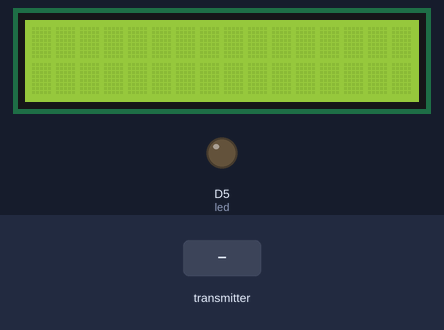
A sketch run on a simulated ESP8266 (NodeMCU). Shown: 16×2 character LCD, output pins drawn as LEDs (lit = HIGH). The test bench sets the inputs (shaded band). What the sketch prints to the serial monitor is not drawn.

Above: at 1.2 s.
1.3 s: the transmitter starts sending potvalue = 0
At 2.3 s:
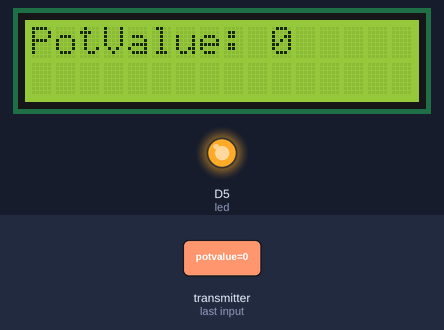
2.8 s: the transmitter starts sending buttonstatus = 1
At 3.4 s:
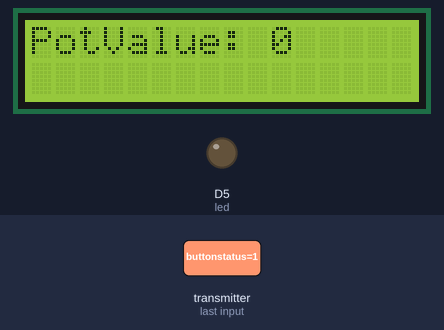
4.3 s: the transmitter starts sending potvalue = 256
At 4.6 s:
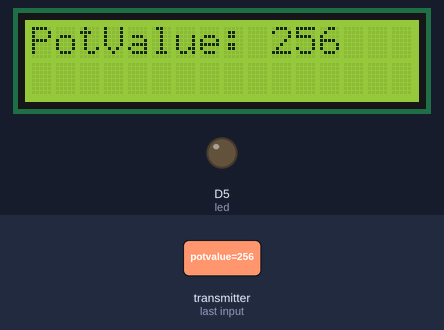
5.8 s: the transmitter starts sending buttonstatus = 0
At 7.0 s:
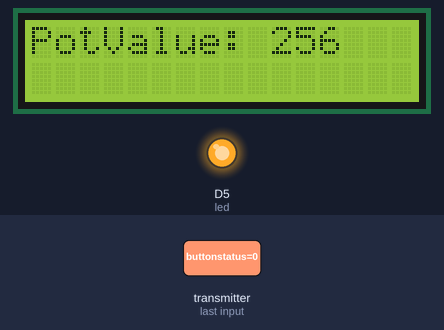
Timing chart, 0 to 8.3 s (numbered marks = the images above; inputs shaded):
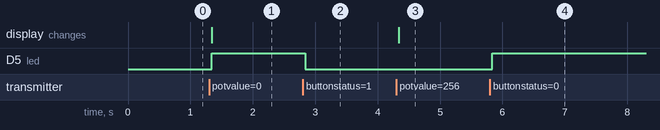

The sketch:

esp8266_receiver.ino
```cpp
#include <ESP8266WiFi.h>
#include <espnow.h>
#include <Wire.h>
#include <LiquidCrystal_I2C.h>
LiquidCrystal_I2C lcd(0x27,16,2);
// Must match the sender structure
int led=D5;

typedef struct struct_message {
  int potvalue;
  int buttonstatus;
} struct_message;

// Create a struct_message called myData
struct_message myData;

// Callback function that will be executed when data is received
void OnDataRecv(uint8_t * mac, uint8_t *incomingData, uint8_t len) {
  memcpy(&myData, incomingData, sizeof(myData));
  Serial.print("Bytes received: ");
  Serial.println(len);
  Serial.print("Button status: ");
  Serial.println(myData.buttonstatus);
  Serial.print("Potvalue: ");
  Serial.println(myData.potvalue);
  Serial.println();

lcd.setCursor(0, 0); // Sets the location at which subsequent text written to the LCD will be displayed
  lcd.print("PotValue: ");
  lcd.print(myData.potvalue);
  delay(10);

  if(myData.buttonstatus==LOW)
  {
    digitalWrite(led,HIGH);
    }
    else
    {
      digitalWrite(led,LOW);
      }
}

void setup() {
  // Initialize Serial Monitor
  Serial.begin(115200);
 lcd.init();
  lcd.clear();
  lcd.backlight();      // Make sure backlight is on
  pinMode(led,OUTPUT);
  // Set device as a Wi-Fi Station
  WiFi.mode(WIFI_STA);


  // Init ESP-NOW
  if (esp_now_init() != 0) {
    Serial.println("Error initializing ESP-NOW");
    return;
  }

  // Once ESPNow is successfully Init, we will register for recv CB to
  // get recv packer info
  esp_now_set_self_role(ESP_NOW_ROLE_SLAVE);
  esp_now_register_recv_cb(OnDataRecv);

}

void loop() {

}
```

Measured:
- after the input at 1.3 s, D5 (led): LOW → HIGH at once; the display: changes at once (image 1)
- after the input at 2.8 s, D5 (led): HIGH → LOW at once
- after the input at 4.3 s, the display: changes at once (image 3)
- after the input at 5.8 s, D5 (led): LOW → HIGH at once
